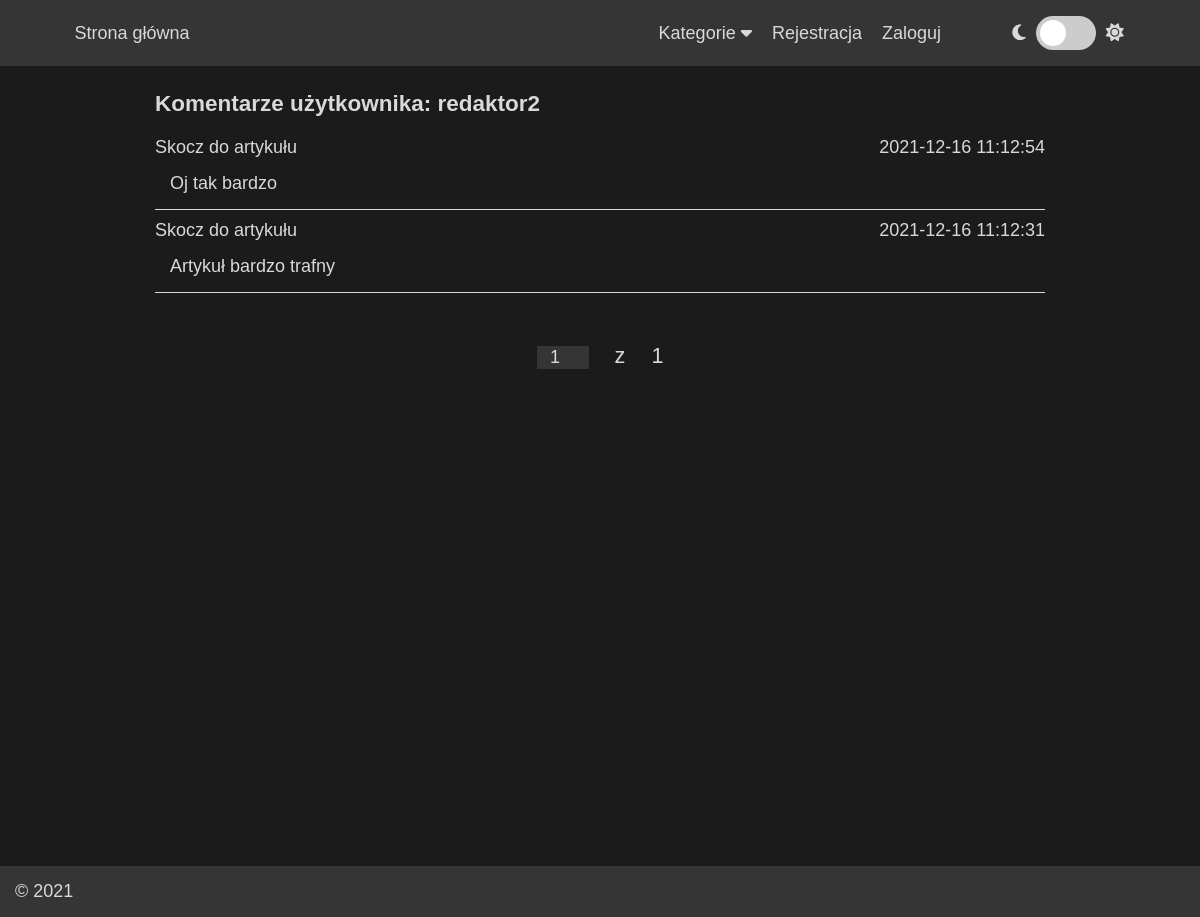
Page /user/comments/redaktor2/2 on the committed database.
### tables this page shows
CREATE TABLE `comments` (
  `id_comment` int(11) NOT NULL,
  `id_user` int(11) NOT NULL,
  `id_article` int(11) NOT NULL,
  `content` varchar(500) NOT NULL,
  `date_added` datetime NOT NULL,
  `date_modified` datetime NOT NULL
);

### controllers/controller.php (called while the page is built, shortened)
<?php
abstract class Controller
{
	private $view;
	protected $data = array();
	public function __construct($params){
		$this->params = $params;
	}
	protected function loadView($viewName){
		if(file_exists(VIEW.$viewName.'.php')){
			$this->view = VIEW.$viewName.'.php';
		} else {
			throw new Exception('Widok nie istnieje');
		}
	}
	protected function loadModel($modelName)
	{
		global $db;
		$modelName = strtolower($modelName);
		if(file_exists(MODEL.$modelName.'.model.php')){
			return new $modelName($db);
		} else {
			throw new Exception('Model nie istnieje');
		}
	}
	protected function render(){
		$data = $this->data;
		include($this->view);
	}
}
?>

### controllers/user.controller.php (called while the page is built, shortened)
<?php
require_once(CONTROLLER.'controller.php');
class User extends Controller
{
	function comments(){
		try {
			$username = $this->params[0];
			if(isset($this->params[0])){
				$page = (intval($this->params[1])===0) ? 1 : intval($this->params[1]);
			} else {
				$page = 1;
			}
			$articlemodel = $this->loadModel('article');
			$pages = ceil($articlemodel->getNrOfCommentsUser($username)['number']/10);
			if($pages < $page) $page = $pages;
			$articles = $articlemodel->getCommentsByUser($username, $page);
			$this->data = array(
				'comments'	=> $articles,
				'pages'		=> $pages,
				'page'		=> $page,
				'username'	=> $username
			);
			$this->render();
		} catch (PDOException $e) {
			throw $e;
		}
	}
}
?>

### index.php (called while the page is built, shortened)
<?php
	try {
		$uri = splitURL();
		$action		= strtolower(empty($uri[1]) ? 'index' : $uri[1]);
		$controller = new $controller(array_slice($uri, 2));
		$controller->$action();
	} catch (PDOException $e) {
		http_response_code(500);
		include(ERROR.'dberror.php');
	} catch (FunctionalityException $e) {
		http_response_code($e->getStatus());
		include(ERROR.'error.php');
	}
?>

### models/model.php (called while the page is built, shortened)
<?php
abstract class Model
{
	public function __construct($conn){
		$this->db = $conn;
	}
}
?>

### models/article.model.php (called while the page is built, shortened)
<?php
require_once(MODEL.'model.php');
class Article extends Model
{
	public function getNrOfCommentsUser($user){
		$stmt = $this->db->prepare("SELECT COUNT(id_comment) AS 'number' FROM comments, users
									WHERE comments.id_user=users.id_user AND users.username=:user;");
		$stmt->bindValue(':user', $user, PDO::PARAM_STR);
		$stmt->execute();
		return $stmt->fetch();
	}
	public function getCommentsByUser($username, $page){
		$offset = ($page-1)*10;
		$stmt = $this->db->prepare("SELECT comments.date_added AS 'date', comments.content AS 'content', articles.id_article FROM comments, users, articles WHERE comments.id_user=users.id_user AND comments.id_article=articles.id_article AND users.username=:user ORDER BY comments.date_added DESC LIMIT 10 OFFSET :offset;");
		$stmt->bindValue(':user', $username, PDO::PARAM_STR);
		$stmt->bindValue(':offset', $offset, PDO::PARAM_INT);
		$stmt->execute();
		return $stmt->fetchAll();
	}
}
?>

### views/usercomments.php (the view, shortened to what this page needs)
<?php include(VIEW.'includes/header.php');?>
<main class="page-content">
	<div class="container">
		<h1>Komentarze użytkownika: <?php echo $data['username']; ?></h1>
		<?php if(!empty($data['comments'])){ foreach ($data['comments'] as $com) { ?>
			<div class="single-comment">
				<div class="comment-author">
					<a href="<?php echo HREF.'single/read/'.$com['id_article']; ?>">Skocz do artykułu</a>
					<div style="float: right"><?php echo $com["date"] ?></div>
				</div>
				<div class="comment-content">
					<?php echo $com["content"] ?>
				</div>
			</div>
		<?php } } else echo 'Brak komentarzy'; ?>
		<div class="newest-pagination">
			<input id="page-number" type="number"
				min="1"
				max="<?php echo $data['pages']; ?>"
				value="<?php echo $data['page']; ?>"
			>
			z
			<a href="<?php echo HREF.'user/comments/'.$data['username'].'/'.$data['pages']; ?>"><?php echo $data['pages']; ?></a>
		</div>
	</div>
</main>
<?php include(VIEW.'includes/footer.php'); ?>

### public/style.css (style rules this page uses)
.theme-dark { --bg-primary: #1B1B1B; --bg-secondary: #353535; --color-primary: #D9D9D9; --border-color: #000000; --shadow: #1b1b1bc9; }
* { box-sizing: border-box; font-size: 18px; }
body { margin: 0; font-family: sans-serif; background-color: var(--bg-primary); color: var(--color-primary); }
a { text-decoration: none; color: inherit; font-size: inherit; }
h1 { font-size: 1.25rem; margin: 0; padding: 20px 0 20px 0; }
input { border: none; background-color: var(--bg-secondary); color: var(--color-primary); }
main.page-content { min-height: 100vh; }
.container { max-width: 900px; margin: 0 auto; padding: 5px; }
.newest-pagination { text-align: center; margin: 50px 20px; font-size: 1.2rem; word-spacing: 20px; }
input#page-number { border: none; text-align: center; background-color: var(--bg-secondary); }
.single-comment { border-bottom: 1px groove var(--color-primary); margin-bottom: 10px; }
.comment-content { padding: 15px; }

### rows in the picture
comments: date_added "2021-12-16 11:12:54", content "Oj tak bardzo"
comments: date_added "2021-12-16 11:12:31", content "Artykuł bardzo trafny"

### other values in the picture
$data['username'] "redaktor2"
$data['pages'] "1"
